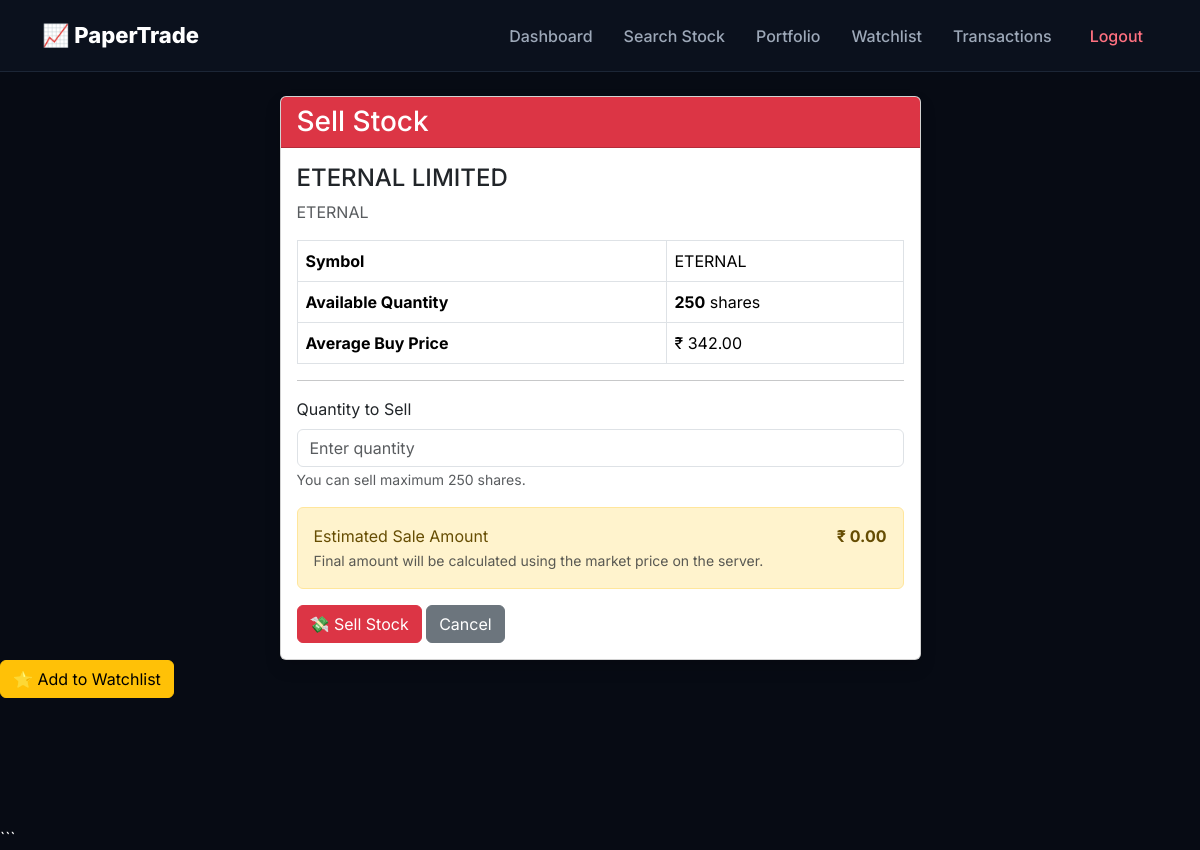
/sell/ETERNAL/ (signed in), run on the app's committed database.
### trading/models.py (models this page shows, shortened)
class Portfolio(models.Model):
    user = models.ForeignKey(
        User,
        on_delete=models.CASCADE
    )
    symbol = models.CharField(
        max_length=20
    )
    company_name = models.CharField(
        max_length=200
    )
    quantity = models.PositiveIntegerField()
    average_price = models.DecimalField(
        max_digits=12,
        decimal_places=2
    )

### trading/views.py (the view, shortened to what this page needs)
@login_required
def sell_stock(request, symbol):
    stock = get_object_or_404(
        Portfolio,
        user=request.user,
        symbol=symbol
    )
    return render(
        request,
        "sell_stock.html",
        {
            "stock": stock
        }
    )

### trading/templates/sell_stock.html (shortened to what this page needs)
{% extends "base.html" %}
{% block content %}
<div class="container mt-4">
    <div class="row justify-content-center">
        <div class="col-md-7">
            <div class="card shadow">
                <div class="card-header bg-danger text-white">
                    <h3 class="mb-0">Sell Stock</h3>
                </div>
                <div class="card-body">
                    <h4>{{ stock.company_name }}</h4>
                    <p class="text-muted">
                        {{ stock.symbol }}
                    </p>
                    <table class="table table-bordered">
                        <tr>
                            <th>Symbol</th>
                            <td>{{ stock.symbol }}</td>
                        </tr>
                        <tr>
                            <th>Available Quantity</th>
                            <td>
                                <strong>{{ stock.quantity }}</strong> shares
                            </td>
                        </tr>
                        <tr>
                            <th>Average Buy Price</th>
                            <td>
                                ₹ {{ stock.average_price }}
                            </td>
                        </tr>
                    </table>
                    <hr>
                    <form method="POST">
                        <div class="mb-3">
                            <label class="form-label">
                                Quantity to Sell
                            </label>
                            <input
                                type="number"
                                name="quantity"
                                id="quantity"
                                class="form-control"
                                min="1"
                                max="{{ stock.quantity }}"
                                required
                                placeholder="Enter quantity"
                            >
                            <small class="text-muted">
                                You can sell maximum
                                {{ stock.quantity }} shares.
                            </small>
                        </div>
                        <div class="alert alert-warning">
                            <div class="d-flex justify-content-between">
                                <span>
                                    Estimated Sale Amount
                                </span>
                                <strong id="totalAmount">
                                    ₹ 0.00
                                </strong>
                            </div>
                            <small class="text-muted">
                                Final amount will be calculated using
                                the market price on the server.
                            </small>
                        </div>
                        <button
                            type="submit"
                            class="btn btn-danger"
                        >
                            💸 Sell Stock
                        </button>
                        <a
                            href="{% url 'portfolio' %}"
                            class="btn btn-secondary"
                        >
                            Cancel
                        </a>
                    </form>
                </div>
            </div>
        </div>
    </div>
</div>
<form method="POST" action="{% url 'add_watchlist' %}">
    <button type="submit" class="btn btn-warning">
        ⭐ Add to Watchlist
    </button>
</form>
{% endblock %}

### templates/base.html (style rules this page uses)
* { box-sizing: border-box; }
body { margin: 0; font-family: 'Inter', sans-serif; background: #070b14; color: white; min-height: 100vh; }

### data on the page
Portfolio: company_name "ETERNAL LIMITED", symbol "ETERNAL", quantity "250", average_price "342.00"
